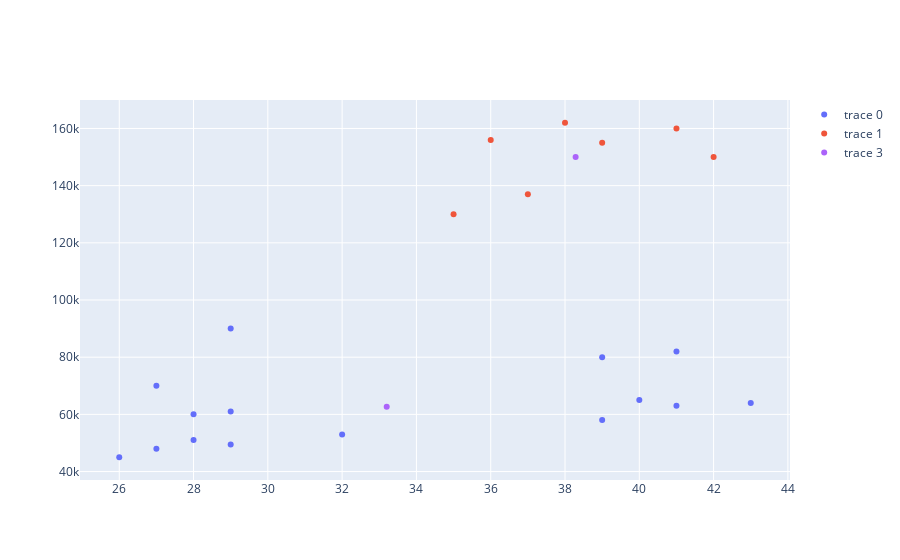

The notebook cell saved with this chart:
### Code cell
fig=go.Figure()
fig.add_trace(go.Scatter(x=df1['Age'],y=df1['Income($)'],mode = 'markers'))
fig.add_trace(go.Scatter(x=df2['Age'],y=df2['Income($)'],mode = 'markers'))
fig.add_trace(go.Scatter(x=df3['Age'],y=df3['Income($)'],mode = 'markers'))
fig.add_trace(go.Scatter(x=kmeans.cluster_centers_[:,0],y=kmeans.cluster_centers_[:,1],mode='markers'))

### Figure 1 — Plotly figure (JSON) as saved in the notebook; plotly's stock layout.template omitted (floating-point values rounded to 4 significant figures)
{"data": [{"mode": "markers", "type": "scatter", "x": [27, 29, 29, 28, 26, 27, 28, 29, 32, 40, 41, 43, 39, 41, 39], "y": [70000, 90000, 61000, 60000, 45000, 48000, 51000, 49500, 53000, 65000, 63000, 64000, 80000, 82000, 58000]}, {"mode": "markers", "type": "scatter", "x": [42, 39, 41, 38, 36, 35, 37], "y": [150000, 155000, 160000, 162000, 156000, 130000, 137000]}, {"mode": "markers", "type": "scatter", "x": [], "y": []}, {"mode": "markers", "type": "scatter", "x": [33.2, 38.29], "y": [62630.0, 150000]}], "layout": {}}
